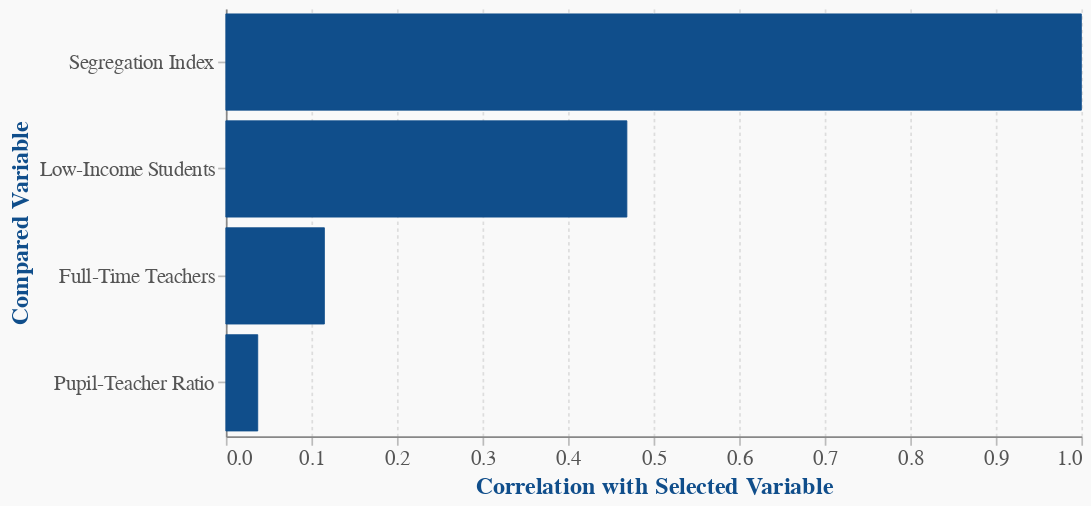

Notebook code for this chart:
### Code cell
var_dropdown = alt.binding_select(
    options=correlation_matrix["Variable 1"].unique().tolist(),
    name="Select variable: "
)
var_param = alt.param(bind=var_dropdown, name="SelectedVar", value="Segregation Index")
bar_chart = alt.Chart(correlation_matrix).transform_filter(
    "datum['Variable 1'] === SelectedVar"
).mark_bar().encode(
    y=alt.Y("Variable 2:N", sort="-x", title="Compared Variable"),
    x=alt.X("Correlation:Q", title="Correlation with Selected Variable"),
    color=alt.condition("datum.Correlation > 0", alt.value("#104E8B"), alt.value("#d89090")),
    tooltip=["Variable 1", "Variable 2", alt.Tooltip("Correlation:Q", format=".3f")]
).add_params(
    var_param
).properties(
    width=500,
    height=250
)

bar_chart

### Figure 1 — Vega-Lite specification as saved in the notebook (floating-point values rounded to 4 significant figures)
{"config": {"view": {"stroke": "transparent"}, "background": "#f9f9f9", "title": {"fontSize": 20, "anchor": "start", "color": "#104e8b"}, "axis": {"labelFontSize": 12, "titleFontSize": 14, "titleColor": "#104e8b", "labelColor": "#555", "gridColor": "#ddd", "gridDash": [2, 2], "tickColor": "#bbb"}, "legend": {"labelFontSize": 12, "titleFontSize": 14, "labelColor": "#104e8b", "titleColor": "#444"}, "mark": {"color": "#104e8b", "tooltip": true}, "bar": {"fill": "#376b9e", "stroke": "#104e8b", "strokeWidth": 0.5}, "line": {"stroke": "#b22222", "strokeWidth": 2}, "point": {"filled": true, "fill": "#b22222", "stroke": "#d09090", "size": 50}, "area": {"fill": "#e5b5b5", "opacity": 0.5}}, "data": {"name": "data-fd6a17337245ee9f44b9051c3adca779"}, "mark": {"type": "bar"}, "encoding": {"color": {"condition": {"test": "datum.Correlation > 0", "value": "#104E8B"}, "value": "#d89090"}, "tooltip": [{"field": "Variable 1", "type": "nominal"}, {"field": "Variable 2", "type": "nominal"}, {"field": "Correlation", "format": ".3f", "type": "quantitative"}], "x": {"field": "Correlation", "title": "Correlation with Selected Variable", "type": "quantitative"}, "y": {"field": "Variable 2", "sort": "-x", "title": "Compared Variable", "type": "nominal"}}, "height": 250, "params": [{"name": "SelectedVar", "bind": {"input": "select", "options": ["Segregation Index", "Pupil-Teacher Ratio", "Low-Income Students", "Full-Time Teachers"], "name": "Select variable: "}, "value": "Segregation Index"}], "transform": [{"filter": "datum['Variable 1'] === SelectedVar"}], "width": 500, "$schema": "https://vega.github.io/schema/vega-lite/v5.16.3.json", "datasets": {"data-fd6a17337245ee9f44b9051c3adca779": [{"Variable 1": "Segregation Index", "Variable 2": "Segregation Index", "Correlation": 1.0}, {"Variable 1": "Pupil-Teacher Ratio", "Variable 2": "Segregation Index", "Correlation": 0.03729}, {"Variable 1": "Low-Income Students", "Variable 2": "Segregation Index", "Correlation": 0.4688}, {"Variable 1": "Full-Time Teachers", "Variable 2": "Segregation Index", "Correlation": 0.1152}, {"Variable 1": "Segregation Index", "Variable 2": "Pupil-Teacher Ratio", "Correlation": 0.03729}, {"Variable 1": "Pupil-Teacher Ratio", "Variable 2": "Pupil-Teacher Ratio", "Correlation": 1.0}, {"Variable 1": "Low-Income Students", "Variable 2": "Pupil-Teacher Ratio", "Correlation": 0.04312}, {"Variable 1": "Full-Time Teachers", "Variable 2": "Pupil-Teacher Ratio", "Correlation": -0.02784}, {"Variable 1": "Segregation Index", "Variable 2": "Low-Income Students", "Correlation": 0.4688}, {"Variable 1": "Pupil-Teacher Ratio", "Variable 2": "Low-Income Students", "Correlation": 0.04312}, {"Variable 1": "Low-Income Students", "Variable 2": "Low-Income Students", "Correlation": 1.0}, {"Variable 1": "Full-Time Teachers", "Variable 2": "Low-Income Students", "Correlation": 0.662}, {"Variable 1": "Segregation Index", "Variable 2": "Full-Time Teachers", "Correlation": 0.1152}, {"Variable 1": "Pupil-Teacher Ratio", "Variable 2": "Full-Time Teachers", "Correlation": -0.02784}, {"Variable 1": "Low-Income Students", "Variable 2": "Full-Time Teachers", "Correlation": 0.662}, {"Variable 1": "Full-Time Teachers", "Variable 2": "Full-Time Teachers", "Correlation": 1.0}]}}
